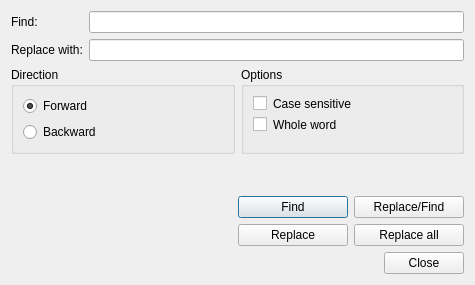
<?xml version="1.0" encoding="UTF-8"?>
<ui version="4.0">
 <class>FindReplaceDialog</class>
 <widget class="QDialog" name="FindReplaceDialog">
  <property name="windowModality">
   <enum>Qt::NonModal</enum>
  </property>
  <property name="geometry">
   <rect>
    <x>0</x>
    <y>0</y>
    <width>475</width>
    <height>285</height>
   </rect>
  </property>
  <property name="windowTitle">
   <string>Find/Replace</string>
  </property>
  <property name="modal">
   <bool>false</bool>
  </property>
  <layout class="QVBoxLayout" name="verticalLayout">
   <item>
    <layout class="QFormLayout" name="formLayout">
     <property name="fieldGrowthPolicy">
      <enum>QFormLayout::AllNonFixedFieldsGrow</enum>
     </property>
     <item row="0" column="0">
      <widget class="QLabel" name="findLabel">
       <property name="text">
        <string>Find:</string>
       </property>
      </widget>
     </item>
     <item row="0" column="1">
      <widget class="QLineEdit" name="Find_lineEdit"/>
     </item>
     <item row="1" column="0">
      <widget class="QLabel" name="replaceLabel">
       <property name="text">
        <string>Replace with:</string>
       </property>
      </widget>
     </item>
     <item row="1" column="1">
      <widget class="QLineEdit" name="Replace_lineEdit"/>
     </item>
    </layout>
   </item>
   <item>
    <layout class="QHBoxLayout" name="horizontalLayout_3" stretch="1,1">
     <item>
      <widget class="QGroupBox" name="groupBox_2">
       <property name="title">
        <string>Direction</string>
       </property>
       <layout class="QFormLayout" name="formLayout_3">
        <item row="0" column="0">
         <widget class="QRadioButton" name="Forward_radioButton">
          <property name="text">
           <string>Forward</string>
          </property>
          <property name="checked">
           <bool>true</bool>
          </property>
         </widget>
        </item>
        <item row="1" column="0">
         <widget class="QRadioButton" name="Backward_radioButton">
          <property name="text">
           <string>Backward</string>
          </property>
         </widget>
        </item>
       </layout>
      </widget>
     </item>
     <item>
      <widget class="QGroupBox" name="groupBox">
       <property name="title">
        <string>Options</string>
       </property>
       <layout class="QFormLayout" name="formLayout_2">
        <property name="fieldGrowthPolicy">
         <enum>QFormLayout::AllNonFixedFieldsGrow</enum>
        </property>
        <item row="0" column="0">
         <widget class="QCheckBox" name="CaseSensitive_checkBox"/>
        </item>
        <item row="0" column="1">
         <widget class="QLabel" name="caseSensitiveLabel_2">
          <property name="text">
           <string>Case sensitive</string>
          </property>
         </widget>
        </item>
        <item row="1" column="0">
         <widget class="QCheckBox" name="WholeWord_checkBox"/>
        </item>
        <item row="1" column="1">
         <widget class="QLabel" name="wholeWordLabel">
          <property name="text">
           <string>Whole word</string>
          </property>
         </widget>
        </item>
       </layout>
      </widget>
     </item>
    </layout>
   </item>
   <item>
    <spacer name="verticalSpacer">
     <property name="orientation">
      <enum>Qt::Vertical</enum>
     </property>
     <property name="sizeHint" stdset="0">
      <size>
       <width>20</width>
       <height>40</height>
      </size>
     </property>
    </spacer>
   </item>
   <item>
    <layout class="QHBoxLayout" name="horizontalLayout">
     <item>
      <spacer name="horizontalSpacer">
       <property name="orientation">
        <enum>Qt::Horizontal</enum>
       </property>
       <property name="sizeHint" stdset="0">
        <size>
         <width>40</width>
         <height>20</height>
        </size>
       </property>
      </spacer>
     </item>
     <item>
      <layout class="QGridLayout" name="gridLayout" rowstretch="1,1" columnstretch="1,1">
       <item row="0" column="0">
        <widget class="QPushButton" name="Find_pushButton">
         <property name="text">
          <string>Find</string>
         </property>
        </widget>
       </item>
       <item row="1" column="0">
        <widget class="QPushButton" name="Replace_pushButton">
         <property name="text">
          <string>Replace</string>
         </property>
        </widget>
       </item>
       <item row="0" column="1">
        <widget class="QPushButton" name="ReplaceFind_pushButton">
         <property name="text">
          <string>Replace/Find</string>
         </property>
        </widget>
       </item>
       <item row="1" column="1">
        <widget class="QPushButton" name="ReplaceAll_pushButton">
         <property name="text">
          <string>Replace all</string>
         </property>
        </widget>
       </item>
      </layout>
     </item>
    </layout>
   </item>
   <item>
    <layout class="QHBoxLayout" name="horizontalLayout_2">
     <item>
      <widget class="QLabel" name="Msg_label">
       <property name="text">
        <string/>
       </property>
      </widget>
     </item>
     <item>
      <widget class="QDialogButtonBox" name="buttonBox">
       <property name="standardButtons">
        <set>QDialogButtonBox::Close</set>
       </property>
      </widget>
     </item>
    </layout>
   </item>
  </layout>
 </widget>
 <tabstops>
  <tabstop>Find_lineEdit</tabstop>
  <tabstop>Replace_lineEdit</tabstop>
  <tabstop>Find_pushButton</tabstop>
  <tabstop>ReplaceFind_pushButton</tabstop>
  <tabstop>Replace_pushButton</tabstop>
  <tabstop>ReplaceAll_pushButton</tabstop>
 </tabstops>
 <resources/>
 <connections>
  <connection>
   <sender>buttonBox</sender>
   <signal>clicked(QAbstractButton*)</signal>
   <receiver>FindReplaceDialog</receiver>
   <slot>hide()</slot>
   <hints>
    <hint type="sourcelabel">
     <x>310</x>
     <y>266</y>
    </hint>
    <hint type="destinationlabel">
     <x>23</x>
     <y>176</y>
    </hint>
   </hints>
  </connection>
 </connections>
</ui>
